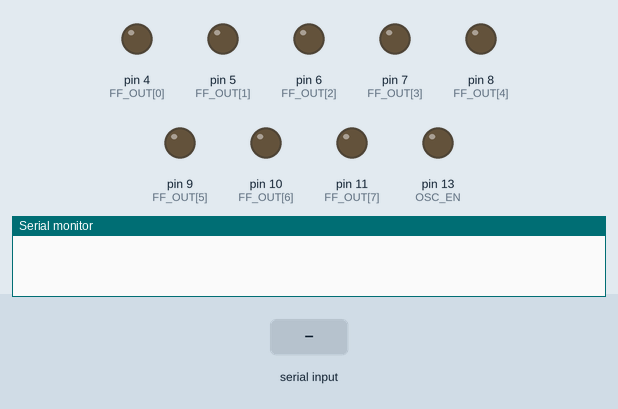
This sketch was run on a simulated Arduino Uno, built with avr-gcc and run on an emulated ATmega328P. Shown: output pins drawn as LEDs (lit = HIGH), the last lines printed to the serial monitor. The test bench sets the inputs (shaded band).

Above: at 1.2 s.
1.3 s: "90,45\n" received over Serial
At 2.5 s:
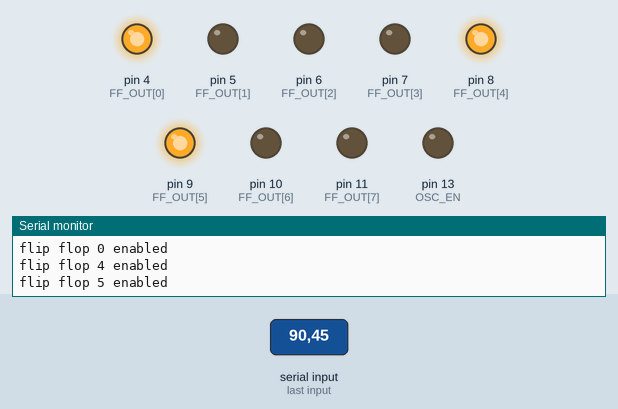
2.8 s: byte 114 (CMD_TOGGLE_OSC) received over Serial
At 3.6 s:
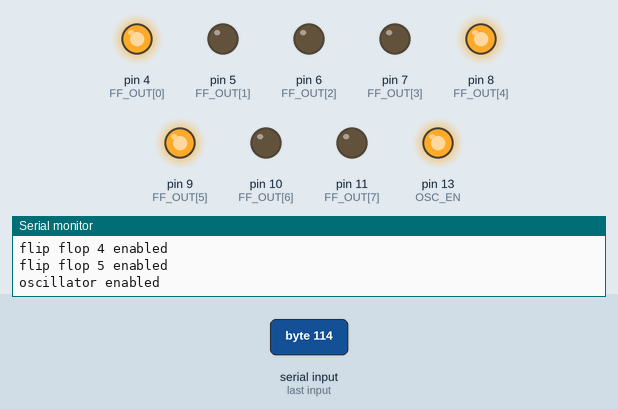
4.3 s: byte 126 (CMD_RESET) received over Serial
At 4.7 s:
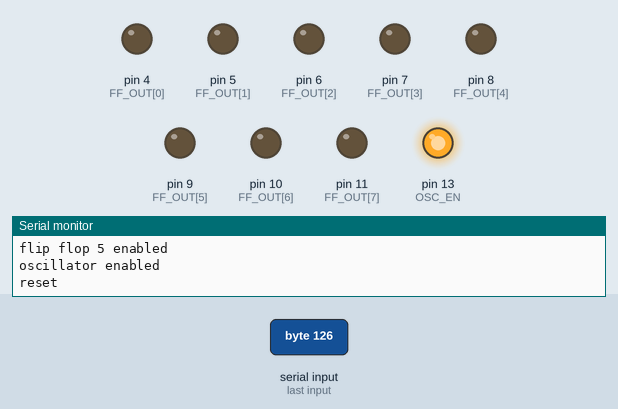
5.8 s: "30,150\n" received over Serial
At 7.0 s:
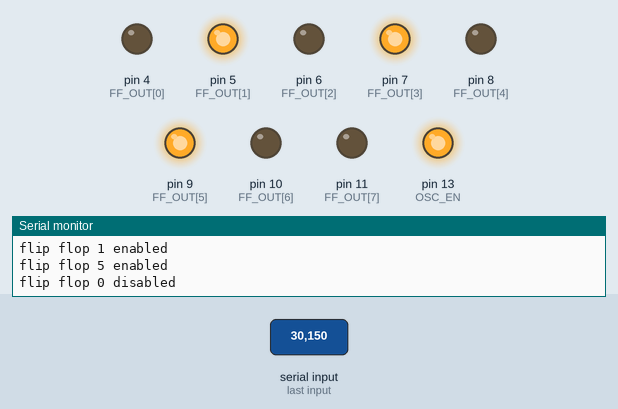
7.3 s: "5\n" received over Serial
At 8.2 s:
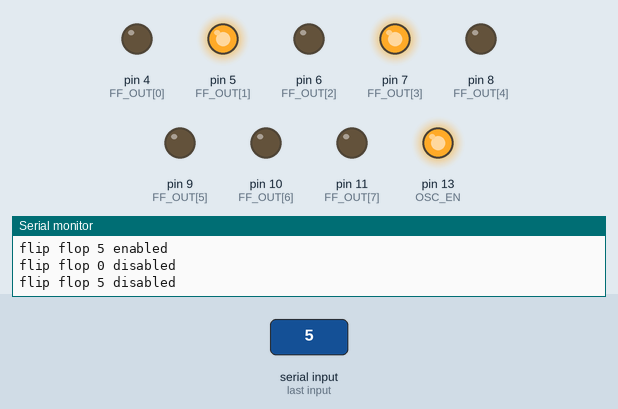
8.8 s: "200\n" received over Serial
At 9.3 s:
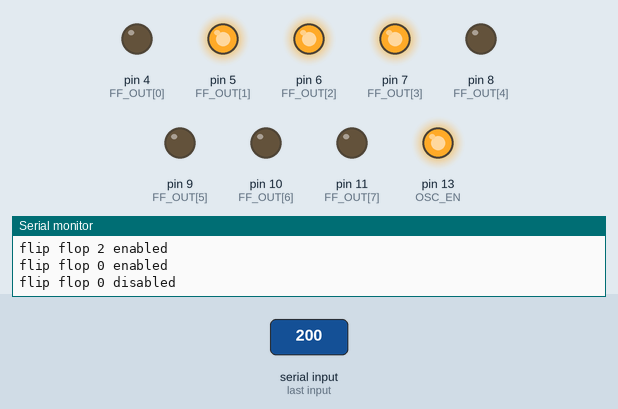
Timing chart, 0 to 11.3 s (numbered marks = the images above; inputs shaded):
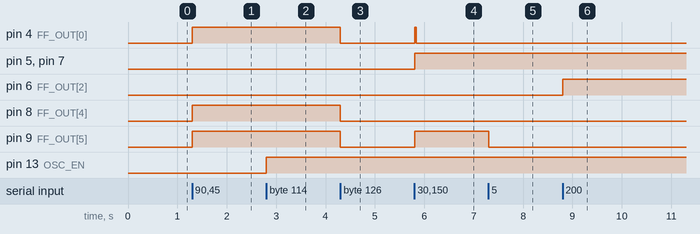

The sketch:

whereisthisreg_control.ino
```cpp
/*
 * whereisthisreg_control.ino
 *
 * tester for whether a D flip flop has been flipped by laser
 *
 * Author: Kyle Mitard
 * Created 2 Mar 2023
 *
 */

#include <EEPROM.h>

// serial port baud rate
#define BAUD_RATE 9600

// number of flip flops to test
#define N_FF 8

// byte to send over serial to trigger a read
#define CMD_READ 'a'

// byte to send to toggla ring oscillator
#define CMD_TOGGLE_OSC 'r'

// byte to send over serial to reset DFF enables
#define CMD_RESET '~'

// GPIO pin for ring oscillator enable
#define OSC_EN 13

// output pins from each flip flop (currently set up for an ESP32)
const int FF_OUT[N_FF] = {4, 5, 6, 7, 8, 9, 10, 11};

// bitfield for each enabled oscillator
uint8_t ff_en = 0b00000000;

// 1 if oscillator is enabled, 0 otherwise
bool oscEnabled = 0;


/*
 * configures pins and serial bus
 *
 * [called once on startup]
 */
void setup() {

	// start serial
	Serial.begin(BAUD_RATE);

	// set oscillator enable as input
	pinMode(OSC_EN, OUTPUT);
	digitalWrite(OSC_EN, LOW);

	// set each flip flop enable as output
	for (int i = 0; i < N_FF; i++) {
		pinMode(FF_OUT[i], OUTPUT);
		digitalWrite(FF_OUT[i], LOW);
	}
}


/*
 * Does a thing upon receiving a byte over serial
 *
 * [interrupt routine triggered with every byte recieved over serial]
 */
void serialEvent() {

	// read byte and do a thing depending on byte
	char rxByte = Serial.read();

	// reset
	if (rxByte == CMD_RESET) {
		ff_en = 0;
		for (int i = 0; i < N_FF; i++) {
			digitalWrite(FF_OUT[i], LOW);
		}
		Serial.println("reset");

	// set a D flip-flop
	} else if (rxByte >= '0' && rxByte < '0' + N_FF) {
		Serial.print("flip flop ");
		Serial.print(rxByte);
		ff_en ^= 1 << (rxByte - '0');
		if (ff_en & (1 << (rxByte - '0'))) {
			digitalWrite(FF_OUT[rxByte-'0'], HIGH);
			Serial.println(" enabled");
		} else {
			digitalWrite(FF_OUT[rxByte-'0'], LOW);
			Serial.println(" disabled");
		}

	// read status of all flip flops
	} else if (rxByte == CMD_READ) {
		char b = ff_en;
		for (int i = N_FF-1; i >= 0; i--) {
			Serial.print(b & 1);
			b = b >> 1;
		}
		Serial.println();

	// toggle ring oscillator
	} else if (rxByte == CMD_TOGGLE_OSC) {
		oscEnabled ^= 1;
		if (oscEnabled) {
			digitalWrite(OSC_EN, HIGH);
			Serial.println("oscillator enabled");
		} else {
			digitalWrite(OSC_EN, LOW);
			Serial.println("oscillator disabled");
		}
	}
}


/*
 * Main loop: does nothing
 *
 * [loops indefinitely]
 */
void loop() {
}
```

Measured:
- after the input at 1.3 s, pin 4 (FF_OUT[0]), pin 8 (FF_OUT[4]), pin 9 (FF_OUT[5]): LOW → HIGH at once
- after the input at 2.8 s, pin 13 (OSC_EN): LOW → HIGH at once
- after the input at 4.3 s, pin 4 (FF_OUT[0]), pin 8 (FF_OUT[4]), pin 9 (FF_OUT[5]): HIGH → LOW at once
- after the input at 5.8 s, pin 4 (FF_OUT[0]): LOW → HIGH at once, → LOW 0.03 s later; pin 5 (FF_OUT[1]), pin 7 (FF_OUT[3]), pin 9 (FF_OUT[5]): LOW → HIGH at once
- after the input at 7.3 s, pin 9 (FF_OUT[5]): HIGH → LOW at once
- after the input at 8.8 s, pin 6 (FF_OUT[2]): LOW → HIGH at once
